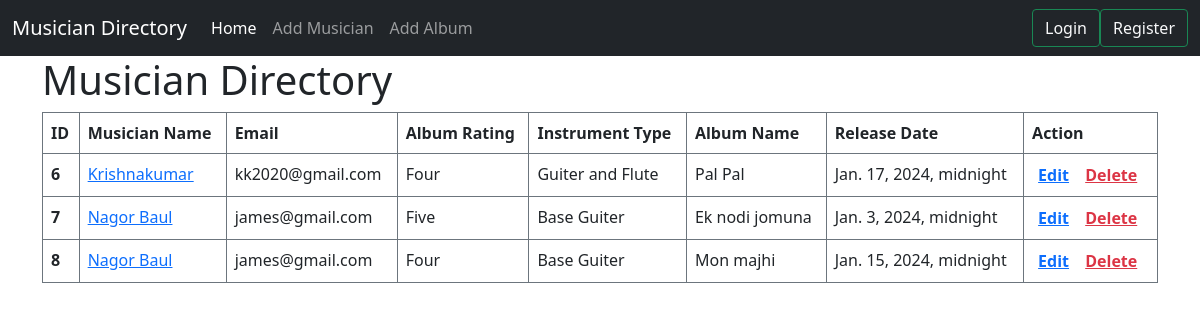
Before: / with the older database file.
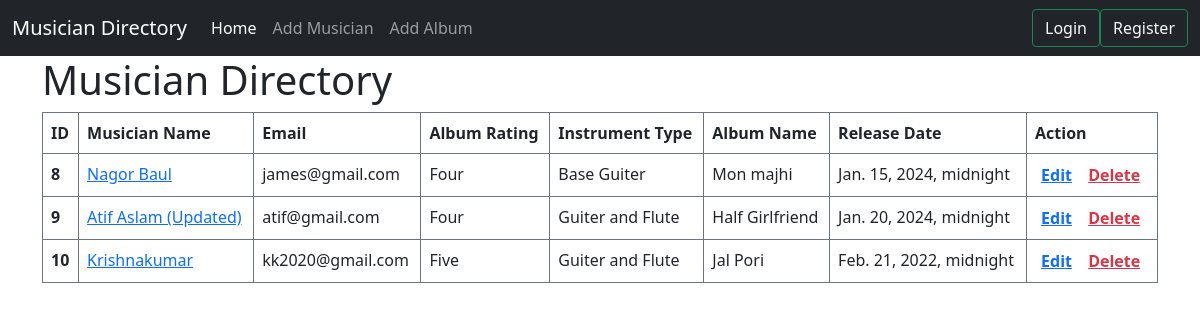
After: the same page with the newer database file.
### album/models.py (models this page shows)
class MyAlbum(models.Model):
    Album_Name = models.CharField(max_length=50)
    Album_release_date = models.DateTimeField()
    RATING_CHOICE = (
        ('One', '1'),
        ('Two', '2'),
        ('Three', '3'),
        ('Four', '4'),
        ('Five', '5'),
    )
    Rating = models.CharField(max_length=10, choices=RATING_CHOICE)
    music = models.ForeignKey(
        Musicians, on_delete=models.CASCADE, verbose_name='Musician')
    def __str__(self):
        return self.Album_Name

### musician/models.py (models this page shows, shortened)
class Musicians(models.Model):
    First_Name = models.CharField(max_length=30)
    Last_Name = models.CharField(max_length=30)
    Email = models.EmailField()
    Phone_number = models.BigIntegerField()
    Instrument_Type = models.CharField(max_length=40)

### musiciansdirectory/views.py (the view)
# urls.py: 2. Add a URL to urlpatterns:  path('', views.home, name='home')
def home(request):
    data = MyAlbum.objects.all()
    print(data)
    return render(request, 'home.html', {'data': data})

### templates/home.html
{% extends 'base.html' %}
{% block content %}
<h1>Musician Directory</h1>
<table class="table table-bordered border-secondary">
    <thead>
        <tr>
            <th scope="col">ID</th>
            <th scope="col">Musician Name</th>
            <th scope="col">Email</th>
            <th scope="col">Album Rating</th>
            <th scope="col">Instrument Type</th>
            <th scope="col">Album Name</th>
            <th scope="col">Release Date</th>
            <th scope="col">Action</th>
        </tr>
    </thead>
    <tbody>
        {% for i in data %}
        <tr>
            <th scope="row">{{i.id}}</th>
            <td> <a href="{% url 'edit_musician' i.id %}">{{i.music.First_Name}}</a> </td>
            <td> {{i.music.Email}} </td>
            <td> {{i.Rating}} </td>
            <td> {{i.music.Instrument_Type}} </td>
            <td>{{i.Album_Name}}</td>
            <td> {{i.Album_release_date}} </td>
            <td>
                <button class="border-0 text-primary fw-bold outline-0 bg-transparent"><a
                        href="{% url 'edit' i.id %}">Edit</a></button>
                <button class="border-0 fw-bold outline-0 bg-transparent"><a class="text-danger"
                        href="{% url 'delete' i.id %}">Delete</a></button>
            </td>
        </tr>
        {% endfor %}
    </tbody>
</table>
{% endblock %}

### templates/base.html (shortened to what this page needs)
<!doctype html>
<html lang="en">
<head>
    <link href="https://cdn.jsdelivr.net/npm/bootstrap@5.0.2/dist/css/bootstrap.min.css"
        rel="stylesheet"
>
</head>
<body>
    <nav class="navbar navbar-expand-lg navbar-dark bg-dark">
        <div class="container-fluid">
            <a class="navbar-brand"
                href="#">Musician Directory</a>
            <div class="collapse navbar-collapse"
                id="navbarSupportedContent">
                <ul class="navbar-nav me-auto mb-2 mb-lg-0">
                    <li class="nav-item">
                        <a class="nav-link active"
                            aria-current="page"
                            href="{% url 'homepage' %}">Home</a>
                    </li>
                    <li class="nav-item">
                        <a class="nav-link"
                            href="{% url 'musician' %}">Add Musician</a>
                    </li>
                    <li class="nav-item">
                        <a class="nav-link"
                            href="{% url 'album' %}">Add Album</a>
                    </li>
                </ul>
                <div class="d-flex">
                    {% if user.is_authenticated %}
                    <button class="btn btn-outline-success"
                        type="submit"><a class="text-light text-decoration-none"
                            href="{% url 'logout' %}">Logout</a></button>
                    {% else %}
                    <button class="btn btn-outline-success"
                        type="submit"><a class="text-light text-decoration-none"
                            href="{% url 'login' %}">Login</a></button>
                    <button class="btn btn-outline-success"
                        type="submit"><a class="text-light text-decoration-none"
                            href="{% url 'register' %}">Register</a></button>
                    {% endif %}
                </div>
            </div>
        </div>
    </nav>
    <div class="container">
        {% block content %}
        {% endblock %}
    </div>
</body>
</html>

Changed rows visible on the page:
removed MyAlbum: id "6", music.First_Name "Krishnakumar", music.Email "kk2020@gmail.com", Rating "Four", music.Instrument_Type "Guiter and Flute", Album_Name "Pal Pal", Album_release_date "Jan. 17, 2024, midnight"
removed MyAlbum: id "7", music.First_Name "Nagor Baul", music.Email "james@gmail.com", Rating "Five", music.Instrument_Type "Base Guiter", Album_Name "Ek nodi jomuna", Album_release_date "Jan. 3, 2024, midnight"
added MyAlbum: id "9", music.First_Name "Atif Aslam (Updated)", music.Email "atif@gmail.com", Rating "Four", music.Instrument_Type "Guiter and Flute", Album_Name "Half Girlfriend", Album_release_date "Jan. 20, 2024, midnight"
added MyAlbum: id "10", music.First_Name "Krishnakumar", music.Email "kk2020@gmail.com", Rating "Five", music.Instrument_Type "Guiter and Flute", Album_Name "Jal Pori", Album_release_date "Feb. 21, 2022, midnight"
